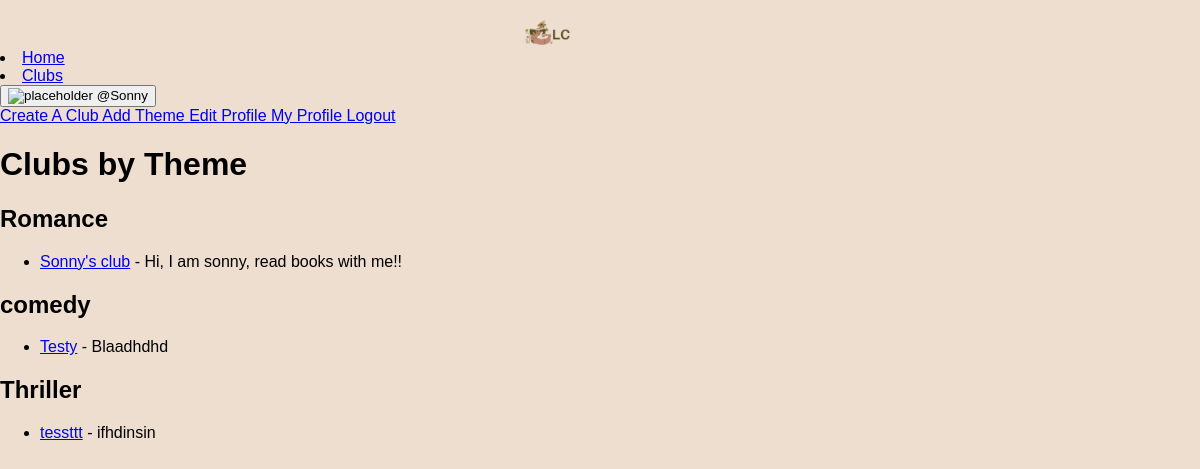
/clubs-by-theme/ (signed in), run on an earlier commit of the app's database.
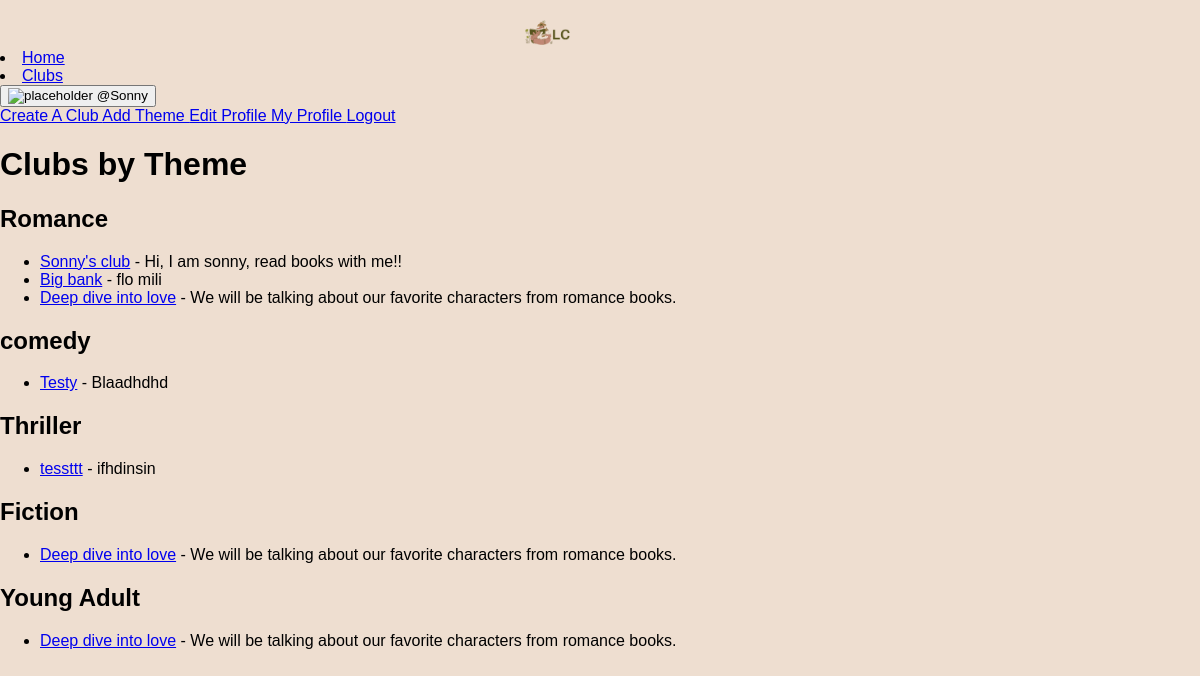
And on a later commit of the database.
### discussion/models.py (models this page shows, shortened)
class Theme(models.Model):
    name = models.CharField(max_length=100, unique=True)

class Club(models.Model):
    moderator = models.ForeignKey(
        User, on_delete=models.SET_NULL, null=True, blank=True, related_name="moderated_clubs"
    )
    name = models.CharField(max_length=100)
    description = models.TextField()
    members = models.ManyToManyField(User, related_name="joined_clubs", blank=True)
    created_at = models.DateTimeField(auto_now_add=True)
    theme = models.ManyToManyField(Theme, related_name="club_theme")
    recommendation = models.ManyToManyField(BookRecommendation, related_name="club_rec", blank=True)
    likes = models.ManyToManyField(User, related_name="post_likes", blank=True)
    dislikes = models.ManyToManyField(User, related_name="post_dislikes", blank=True)

### discussion/views.py (the view)
# urls.py: path('clubs-by-theme/', views.clubs_by_theme_view, name='clubs_by_theme'),
def clubs_by_theme_view(request):
    themes = Theme.objects.all()
    clubs_by_theme = {}
    for theme in themes:
        clubs = Club.objects.filter(theme=theme)
        if clubs.exists():  # Only include themes that have associated clubs
            clubs_by_theme[theme] = clubs
    context = {
        'clubs_by_theme': clubs_by_theme,
    }
    return render(request, 'clubs_by_theme.html', context)

### discussion/templates/clubs_by_theme.html
{% extends 'main.html' %}
{% block content %}
<h1>Clubs by Theme</h1>
{% for theme, clubs in clubs_by_theme.items %}
    <h2>{{ theme.name }}</h2>
    <ul>
        {% for club in clubs %}
            <li>
                <a href="{% url 'club_detail' club.id %}">{{ club.name }}</a> - {{ club.description }}
            </li>
        {% endfor %}
    </ul>
{% empty %}
    <p>No clubs found under any theme.</p>
{% endfor %}
{% endblock %}

What changed in the data, as far as the page shows it:
added Club: name "Big bank", description "flo mili", shown under Theme "Romance"
added Club: name "Deep dive into love", description "We will be talking about our favorite characters from romance books."
added Theme: name "Fiction"
added Theme: name "Young Adult"
